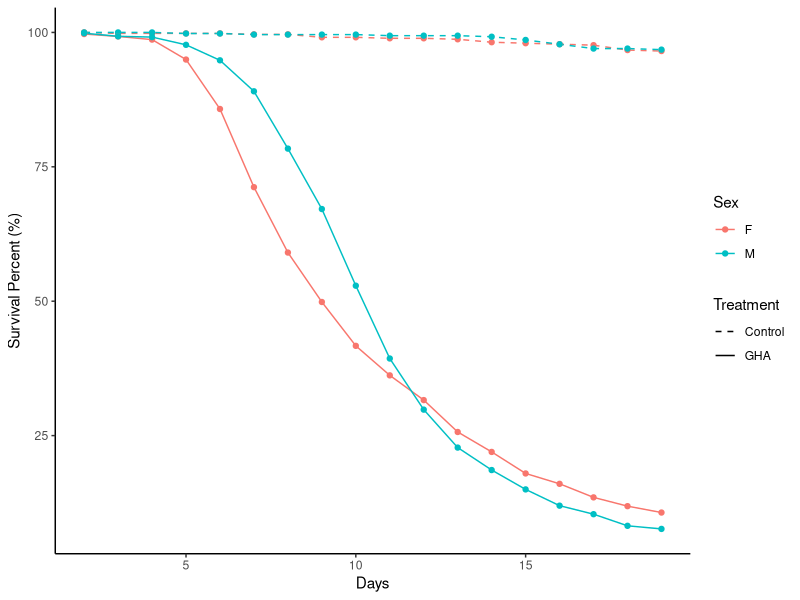

This figure's R source: (Note: this script raises an error after producing the figure.)
## ---- chunk 1
knitr::opts_chunk$set(
	fig.align = "center",
	fig.pos = "H",
	message = FALSE,
	warning = FALSE,
	external = TRUE,
	echo = TRUE
)
## ---- chunk 2
library(magrittr)
library(tidyverse)

library(survival)
library(survminer)

setwd("/Users/hanyin/Dropbox (CSU Fullerton)/Research Project/Flies/Kshama -- statistical analysis/GHA")

rep12 = readxl::read_excel("data/winter_rep12_for_R_SSMI.xlsx")
rep3 = readxl::read_excel("data/winter_rep3_for_R_SSMI.xlsx") 
## ---- chunk 3
# cut-off at Day 19 to remove missing
rep12 = rep12 %>% filter(Day <= 19) 
rep3 = rep3 %>% filter(Day <= 19) %>% 
  mutate(Death = as.numeric(Death), `Initial density` = as.numeric(`Initial density`))

# clean treatment labels
reps = bind_rows(rep12, rep3) %>% 
  mutate( Treatment = sapply(Treatment, function(x) strsplit( gsub(" ","",x), "-")[[1]][1]) )

# leave Control and GHA of 5 mins
reps = reps %>% filter(Treatment!="ARSEF" & CO2=="15 sec")
## ---- chunk 4
# count dead
df_dead = reps[ rep(c(1:nrow(reps)), reps$Death), ] %>% mutate(Death = 1) %>% 
  select(Replicate,Population,Cage_Number,CO2, Treatment,Sex,Day,Death)

# count alive
df_alive = reps %>% 
  group_by(Replicate,Population,Cage_Number,CO2,Treatment,Sex) %>% 
  summarise(Death=sum(Death), `Initial density`=max(`Initial density`)) %>% 
  mutate(Alive=`Initial density`-Death, Day=19)

df_alive = df_alive[ rep(c(1:nrow(df_alive)), df_alive$Alive), ] %>% 
  mutate(Death = 0) %>% 
  select(Replicate,Population,Cage_Number,CO2, Treatment,Sex,Day,Death)

# merge dead and alive
df = bind_rows(df_alive, df_dead)

# convert to dummies
df = df %>% mutate(Fungal=(Treatment=="GHA")+0, Male=(Sex=="M")+0)
## ---- chunk 5
reps %>% 
  group_by(Treatment,Sex,Day) %>% summarise(Death=sum(Death), `Initial density`=sum(`Initial density`)) %>% 
  group_by(Treatment,Sex) %>% mutate(Death=cumsum(Death), `Survival Percent`=1-Death/`Initial density`) %>%
  ggplot(aes(x=Day, y=`Survival Percent`*100, color=Sex, linetype=Treatment)) +
  geom_line() +
  geom_point() +
  # scale_color_manual() +
  scale_linetype_manual(values = c("Control"="dashed","GHA"="solid")) +
  labs(x="Days", y="Survival Percent (%)") +
  theme_classic()
## ---- chunk 6
mod = coxph(Surv(Day, Death) ~ Fungal + Male + Fungal*Male, data = df)
# cox.zph(mod)

a1 = 8; a2 = 12
df2 = survSplit(df, cut=c(a1,a2), end="Day", event="Death", start="Start") %>%
  mutate(gt1 = (Start==0)+0, gt2 = (Start==a1)+0, gt3 = (Start==a2)+0)

mod = coxph(Surv(Start,Day,Death) ~ Fungal +
              Male:gt1 + Male:gt2 + Male:gt3 + 
              Fungal:Male:gt1 + Fungal:Male:gt2 + Fungal:Male:gt3, data = df2)
# cox.zph(mod)
# cox.zph(mod, transform=log)
# extractAIC(mod)
## ---- chunk 7
beta = coef(mod)
diff = c(0,  # fungal
         -1,0,0, # male
         -1,0,0) # fungal*male

t_obs = (beta%*%diff) / sqrt(t(diff) %*% vcov(mod) %*% diff)
# c(exp(beta%*%diff), 2*(1-pt(abs(t_obs), length(beta))))
## ---- chunk 8
get_time_data = function(data){
  data = survSplit(data, cut=a1, end="Day", event="Death", start="Start") %>% 
    mutate(gt1 = (Start==0)+0, gt2 = (Start==a1)+0, gt2 = (Start==a2)+0,
           t1_male = Male*gt1, t2_male = Male*gt2,
           fun_male = Fungal*Male, t1_int = Fungal*Male*gt1, t2_int = Fungal*Male*gt2)
  return(data)
}

category = ungroup(df) %>% select(Fungal,Male) %>% unique() %>% set_rownames(NULL)
time_intervals = data.frame(Start=c(0,a1,a2), Day=c(a1,a2,19), gt1=c(1,0,0), gt2=c(0,1,0), Death=0)

pred_surv = function(data){
  mod = coxph(Surv(Start, Day, Death) ~ Fungal + Male + t1_male + t2_male + 
                fun_male + t1_int + t2_int,
              data = get_time_data(data))
  surv = c()
  for (i in 1:nrow(category)){
    i = 2
    test = category[rep(i,nrow(time_intervals)),] %>% 
      bind_cols(time_intervals, row.names = NULL) %>% get_interaction()
    time = summary(survfit(mod, newdata = test, individual = TRUE))$time
    insert = setdiff(1:18, time)
    time = c(time, insert)
    est = c(1, summary(survfit(mod, newdata = test, individual = TRUE))$surv,
            rep(NA, length(insert)))
    surv_i = data.frame(category[i,], est, day = c(0,time)) %>% arrange(day)
    surv = rbind(surv, surv_i)
  }
  return(surv)
}

est = pred_surv(df) 
## ---- chunk 9
B = 1000
bound = 0.95

# function to extract bounds
ci_calculator = function(data){
  ci = data.frame(lower = as.numeric(), upper = as.numeric())
  for (i in 1:max(data$Day)) {
    ci[i,1] = quantile(data$est[data$Day == i], (1-bound)/2, na.rm = TRUE)
    ci[i,2] = quantile(data$est[data$Day == i], (1+bound)/2, na.rm = TRUE)
  }
  return(ci)
}

# repeat B times
dummy = c()
for (i in 1:B){
  dummy_i = c()
  for (j in 1:nrow(category)){
    dummy_ij = merge(df, category[j,])
    a = nrow(dummy_ij)
    rows_to_take = sample(a, a, replace = TRUE)
    dummy_i = rbind(dummy_i, dummy_ij[rows_to_take,])
    }
  dummy_i = pred_surv(dummy_i)
  dummy = bind_rows(dummy, dummy_i)
}

# get confidence intervals
survs = c()
for (i in 1:nrow(category)){
  ci = merge(dummy, category[i,]) %>% mutate(Day=day) %>% ci_calculator()
  surv = merge(est, category[i,]) %>% arrange(day)
  surv = cbind(surv, ci)
  survs = rbind(survs, surv)
}

# recode labels
df_plot = survs %>% 
  mutate(Treatment = ifelse(Fungal==1, "GHA","Control"), Sex = ifelse(Male==1, "Male","Female"))
## ---- chunk 10
set_line_size = 1.8      
set_point_size = 2.1  

set_err_size = 1.5     
set_err_width = 0.5    
set_alpha = 0.7


thm = theme(axis.line = element_line(color="gray54", size=0.1, linetype="solid"),
            panel.background = element_rect(fill = NA),
            legend.key = element_rect(fill = NA),
            legend.background = element_rect(fill = NA),
            plot.title = element_text(size = 15, hjust = 0.5)) 

ggplot(df_plot, aes(x=day, y=est, color=Sex, linetype=Treatment, ymin=lower, ymax=upper)) +
  geom_line(size = set_line_size) + geom_point(size = set_point_size) + 
  geom_errorbar(size = set_err_size, width = set_err_width, alpha = set_alpha) +
  
  scale_linetype_manual(values = c("Control"="dotted","GHA"="solid")) +
  scale_color_manual(values = c("Female"="#32CD32", "Male"="#FA8072")) +
  
  labs(x="Days", y="Survival Probability") +
  thm +
  ylim(0,1) +
  guides(linetype = guide_legend(order = 1), color = guide_legend(order = 2))
